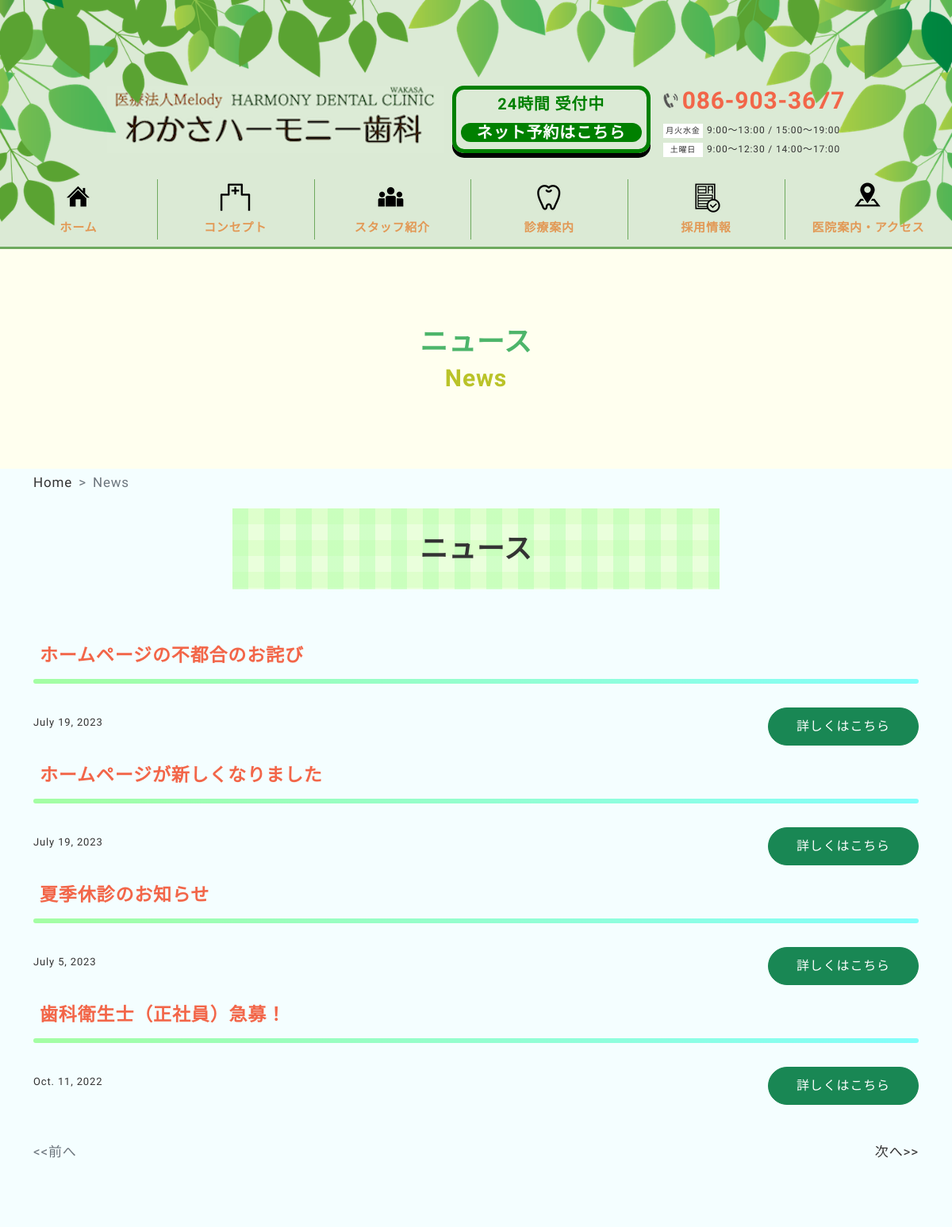
Before: /news/ (upper part) with the older database file.
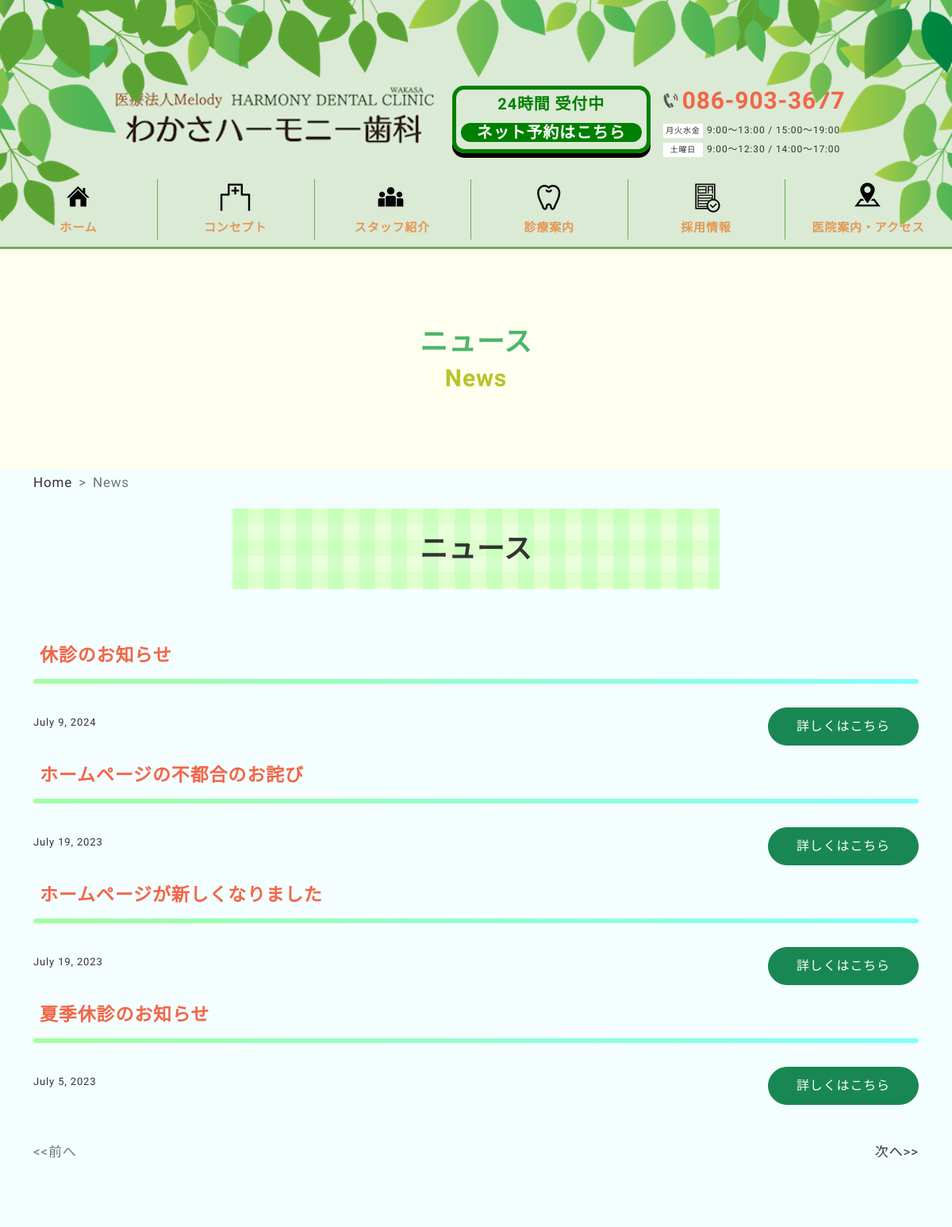
After: the same page with the newer database file.
### dent_site/models.py (models this page shows, shortened)
class News(models.Model):
  date = models.DateField()
  title = models.CharField(max_length=50)
  text = models.TextField()

### dent_site/views.py (the view)
# urls.py: path('news/', views.ListNewsView.as_view(), name='news'),
class ListNewsView(ListView):
    template_name = 'dent_site/news.html'
    model = News
    def get_queryset(self):
        return News.objects.order_by('-date')
    paginate_by = ITEM_PER_PAGE

### dent_site/templates/dent_site/news.html
{% extends './base.html' %}
{% load static %}
{% block head %}
<link rel="stylesheet" type="text/css" href="{% static 'dent_site/css/sub.css' %}">
{% endblock head %}
{% block content %}
<div class="pagetitle">
  <h1>
    <span class="jp">ニュース</span>
    <span class="en">News</span>
  </h1>
</div>
<main>
  <nav class="container" style="--bs-breadcrumb-divider: '>';" aria-label="breadcrumb">
    <ol class="breadcrumb">
      <li class="breadcrumb-item"><a href="#">Home</a></li>
      <li class="breadcrumb-item active" aria-current="page">News</li>
    </ol>
  </nav>
  <section class="container">
    <h2 class="ttl">ニュース</h2>
    {% for item in object_list %}
      <div class="contents">
        <div class="py-2">
          <h3>{{ item.title }}</h3>
          <time style="font-size: 13px;">{{ item.date }}</time>
          <a class="d-btn btn btn-success" style="float: right;" href="{% url 'dent_site:news_detail' item.pk %}" role="button">詳しくはこちら</a>
        </div>
      </div>
    {% endfor %}
    {% include 'dent_site/components/pagination.html' %}
  </section>
</main>
{% endblock %}

Changed rows visible on the page:
no longer on this page (row unchanged): News: title "歯科衛生士（正社員）急募！", date "Oct. 11, 2022"
added News: title "休診のお知らせ", date "July 9, 2024"
